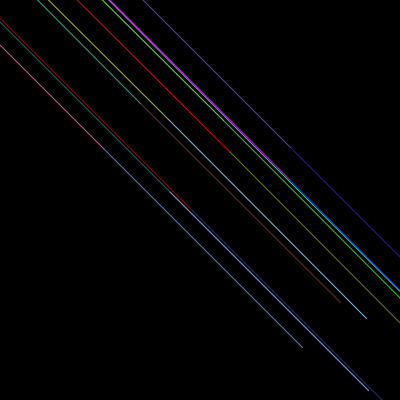
Frame 1 (no input)
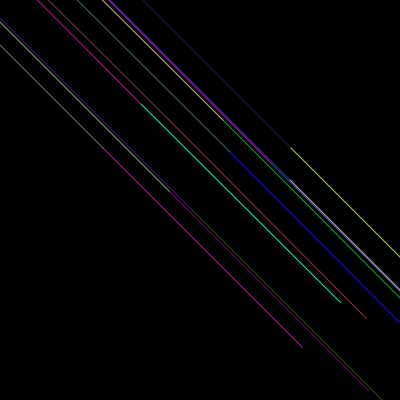
Frame 60 (the mouse pressed at the canvas centre just before this capture)
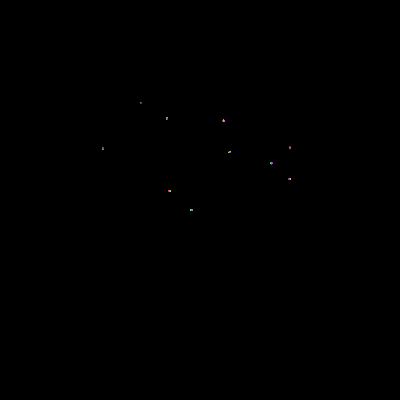
Frame 120 (the mouse held since frame 60 and released just before this capture)

The Processing sketch that drew these frames (run headless with seeded random() and noise(); from frame 60 on, the mouse is pressed at the canvas centre):

// Processing sketch: shape_rotation
// ── shape_rotation.pde

float angle = 0;
float circleResolution = 0;
int lineCircleNum = 10;
float x[] = new float[lineCircleNum];
float y[] = new float[lineCircleNum];

void setup() {
  size(400, 400);
  
  for (int i = 0; i <lineCircleNum; i++) {
    x[i] = random(200) - 100;
    y[i] = random(200) - 100;
  }
}

void draw() {
  background(0);
  
  for (int i = 0; i < lineCircleNum; i++) {
    drawLineCircle(x[i] + width / 2, y[i] + height / 2); 
  }
  // 数学の関数を用いれば、こういう書き方もできる
  //for (int i = 0; i < circleResolution; i++) {
  //  float x = cos(angle * i) * radius;
  //  float y = sin(angle * i) * radius;
  //  line(0, 0, x, y); 
  //}
  
}

void drawLineCircle(float x, float y) {
 
  pushMatrix();
  // 座標軸をキャンバスの中心に設定する
  translate(x, y);

  // 円状の形の半径を、マウスのX値によって変更する
  float radius = mouseX - width / 2 + 0.5;
  
  // 描画するラインの数を、マウスのY値によって変更する
  // map関数 : http://www.musashinodenpa.com/p5/index.php?pos=364
  int circleResolution = (int)map(mouseY, 0, height, 2, 80);  

  // 描画するラインの数からライン間の角度を算出する
  float angle = TWO_PI / circleResolution;

  for (int i = 0; i < circleResolution; i++) {
    //float x = cos(angle * i) * radius;
    //float y = sin(angle * i) * radius;
    rotate(angle);
    stroke(random(0, 255), random(0, 255), random(0, 255));
    line(0, 0, radius, radius); 
  } 
  
  popMatrix();
}
